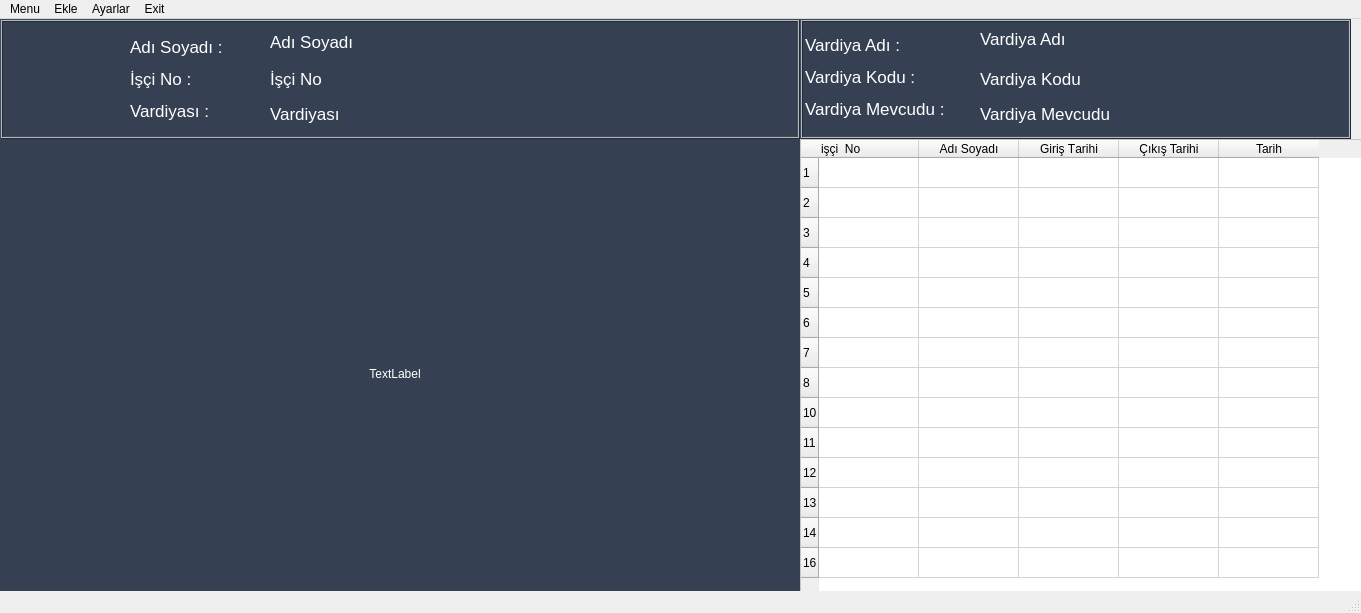
<?xml version="1.0" encoding="UTF-8"?>
<ui version="4.0">
 <class>MainWindow</class>
 <widget class="QMainWindow" name="MainWindow">
  <property name="windowModality">
   <enum>Qt::NonModal</enum>
  </property>
  <property name="geometry">
   <rect>
    <x>0</x>
    <y>0</y>
    <width>1361</width>
    <height>613</height>
   </rect>
  </property>
  <property name="contextMenuPolicy">
   <enum>Qt::DefaultContextMenu</enum>
  </property>
  <property name="windowTitle">
   <string>MainWindow</string>
  </property>
  <property name="styleSheet">
   <string notr="true"/>
  </property>
  <widget class="QWidget" name="Window">
   <property name="styleSheet">
    <string notr="true">
QLabel{color:white;}
QTableWidget{background:white;}
QTableWidget::item {
    background-color: white;
	color:black;
}</string>
   </property>
   <widget class="QLabel" name="kamera_ekrani">
    <property name="geometry">
     <rect>
      <x>-10</x>
      <y>120</y>
      <width>810</width>
      <height>470</height>
     </rect>
    </property>
    <property name="minimumSize">
     <size>
      <width>800</width>
      <height>470</height>
     </size>
    </property>
    <property name="maximumSize">
     <size>
      <width>810</width>
      <height>470</height>
     </size>
    </property>
    <property name="font">
     <font>
      <strikeout>false</strikeout>
     </font>
    </property>
    <property name="contextMenuPolicy">
     <enum>Qt::DefaultContextMenu</enum>
    </property>
    <property name="layoutDirection">
     <enum>Qt::LeftToRight</enum>
    </property>
    <property name="styleSheet">
     <string notr="true">background: #354152;</string>
    </property>
    <property name="text">
     <string>TextLabel</string>
    </property>
    <property name="alignment">
     <set>Qt::AlignCenter</set>
    </property>
   </widget>
   <widget class="QTableWidget" name="vardiya_listesi">
    <property name="geometry">
     <rect>
      <x>800</x>
      <y>120</y>
      <width>571</width>
      <height>471</height>
     </rect>
    </property>
    <property name="whatsThis">
     <string>&lt;html&gt;&lt;head/&gt;&lt;body&gt;&lt;p&gt;Öğrencilerin Bulunduğu Liste&lt;/p&gt;&lt;/body&gt;&lt;/html&gt;</string>
    </property>
    <property name="styleSheet">
     <string notr="true"/>
    </property>
    <property name="editTriggers">
     <set>QAbstractItemView::SelectedClicked</set>
    </property>
    <row>
     <property name="text">
      <string>1</string>
     </property>
    </row>
    <row>
     <property name="text">
      <string>2</string>
     </property>
    </row>
    <row>
     <property name="text">
      <string>3</string>
     </property>
    </row>
    <row>
     <property name="text">
      <string>4</string>
     </property>
    </row>
    <row>
     <property name="text">
      <string>5</string>
     </property>
    </row>
    <row>
     <property name="text">
      <string>6</string>
     </property>
    </row>
    <row>
     <property name="text">
      <string>7</string>
     </property>
    </row>
    <row>
     <property name="text">
      <string>8</string>
     </property>
    </row>
    <row>
     <property name="text">
      <string>10</string>
     </property>
    </row>
    <row>
     <property name="text">
      <string>11</string>
     </property>
    </row>
    <row>
     <property name="text">
      <string>12</string>
     </property>
    </row>
    <row>
     <property name="text">
      <string>13</string>
     </property>
    </row>
    <row>
     <property name="text">
      <string>14</string>
     </property>
    </row>
    <row>
     <property name="text">
      <string>16</string>
     </property>
    </row>
    <column>
     <property name="text">
      <string>işçi  No</string>
     </property>
     <property name="font">
      <font>
       <kerning>false</kerning>
      </font>
     </property>
     <property name="textAlignment">
      <set>AlignLeading|AlignVCenter</set>
     </property>
    </column>
    <column>
     <property name="text">
      <string>Adı Soyadı</string>
     </property>
    </column>
    <column>
     <property name="text">
      <string>Giriş Tarihi</string>
     </property>
     <property name="font">
      <font>
       <stylestrategy>PreferDefault</stylestrategy>
       <kerning>false</kerning>
      </font>
     </property>
     <property name="foreground">
      <brush brushstyle="SolidPattern">
       <color alpha="255">
        <red>0</red>
        <green>0</green>
        <blue>0</blue>
       </color>
      </brush>
     </property>
    </column>
    <column>
     <property name="text">
      <string>Çıkış Tarihi</string>
     </property>
    </column>
    <column>
     <property name="text">
      <string>Tarih</string>
     </property>
    </column>
   </widget>
   <widget class="QFrame" name="isi_info">
    <property name="enabled">
     <bool>true</bool>
    </property>
    <property name="geometry">
     <rect>
      <x>0</x>
      <y>0</y>
      <width>800</width>
      <height>120</height>
     </rect>
    </property>
    <property name="sizePolicy">
     <sizepolicy hsizetype="MinimumExpanding" vsizetype="Maximum">
      <horstretch>0</horstretch>
      <verstretch>0</verstretch>
     </sizepolicy>
    </property>
    <property name="minimumSize">
     <size>
      <width>800</width>
      <height>80</height>
     </size>
    </property>
    <property name="styleSheet">
     <string notr="true">background: #354152;</string>
    </property>
    <property name="frameShape">
     <enum>QFrame::Box</enum>
    </property>
    <property name="frameShadow">
     <enum>QFrame::Raised</enum>
    </property>
    <property name="lineWidth">
     <number>1</number>
    </property>
    <property name="midLineWidth">
     <number>1</number>
    </property>
    <widget class="QLabel" name="labelGirisCikis_3">
     <property name="geometry">
      <rect>
       <x>130</x>
       <y>5</y>
       <width>131</width>
       <height>111</height>
      </rect>
     </property>
     <property name="font">
      <font>
       <pointsize>13</pointsize>
      </font>
     </property>
     <property name="styleSheet">
      <string notr="true">background-color: rgba(0,0,0,0%)</string>
     </property>
     <property name="text">
      <string>&lt;html&gt;&lt;head/&gt;&lt;body&gt;&lt;p&gt;Adı Soyadı :&lt;/p&gt;&lt;p&gt;İşçi No :&lt;/p&gt;&lt;p&gt;Vardiyası :&lt;/p&gt;&lt;/body&gt;&lt;/html&gt;</string>
     </property>
    </widget>
    <widget class="QLabel" name="label_adiSoyadi">
     <property name="geometry">
      <rect>
       <x>270</x>
       <y>8</y>
       <width>211</width>
       <height>30</height>
      </rect>
     </property>
     <property name="font">
      <font>
       <pointsize>13</pointsize>
      </font>
     </property>
     <property name="text">
      <string>Adı Soyadı</string>
     </property>
    </widget>
    <widget class="QLabel" name="label_isciNo">
     <property name="geometry">
      <rect>
       <x>270</x>
       <y>45</y>
       <width>181</width>
       <height>30</height>
      </rect>
     </property>
     <property name="font">
      <font>
       <pointsize>13</pointsize>
      </font>
     </property>
     <property name="text">
      <string>İşçi No</string>
     </property>
    </widget>
    <widget class="QLabel" name="label_girilenVardya">
     <property name="geometry">
      <rect>
       <x>270</x>
       <y>80</y>
       <width>191</width>
       <height>30</height>
      </rect>
     </property>
     <property name="font">
      <font>
       <pointsize>13</pointsize>
      </font>
     </property>
     <property name="text">
      <string>Vardiyası</string>
     </property>
    </widget>
    <widget class="QLabel" name="profile_picture">
     <property name="geometry">
      <rect>
       <x>10</x>
       <y>10</y>
       <width>100</width>
       <height>100</height>
      </rect>
     </property>
     <property name="styleSheet">
      <string notr="true">background:transparent;</string>
     </property>
     <property name="text">
      <string/>
     </property>
     <property name="pixmap">
      <pixmap>personReal.png</pixmap>
     </property>
     <property name="scaledContents">
      <bool>true</bool>
     </property>
    </widget>
   </widget>
   <widget class="QFrame" name="ders_info">
    <property name="geometry">
     <rect>
      <x>800</x>
      <y>0</y>
      <width>551</width>
      <height>120</height>
     </rect>
    </property>
    <property name="styleSheet">
     <string notr="true">background: #354152;</string>
    </property>
    <property name="frameShape">
     <enum>QFrame::Box</enum>
    </property>
    <property name="frameShadow">
     <enum>QFrame::Raised</enum>
    </property>
    <property name="midLineWidth">
     <number>1</number>
    </property>
    <widget class="QLabel" name="labelGirisCikis_4">
     <property name="geometry">
      <rect>
       <x>5</x>
       <y>3</y>
       <width>161</width>
       <height>111</height>
      </rect>
     </property>
     <property name="font">
      <font>
       <pointsize>13</pointsize>
      </font>
     </property>
     <property name="styleSheet">
      <string notr="true">background-color: rgba(0,0,0,0%)</string>
     </property>
     <property name="text">
      <string>&lt;html&gt;&lt;head/&gt;&lt;body&gt;&lt;p&gt;Vardiya Adı :&lt;/p&gt;&lt;p&gt;Vardiya Kodu :&lt;/p&gt;&lt;p&gt;Vardiya Mevcudu :&lt;/p&gt;&lt;/body&gt;&lt;/html&gt;</string>
     </property>
    </widget>
    <widget class="QLabel" name="label_vardiyaKodu">
     <property name="geometry">
      <rect>
       <x>180</x>
       <y>45</y>
       <width>231</width>
       <height>30</height>
      </rect>
     </property>
     <property name="font">
      <font>
       <pointsize>13</pointsize>
      </font>
     </property>
     <property name="text">
      <string>Vardiya Kodu</string>
     </property>
    </widget>
    <widget class="QLabel" name="label_vardiyaMevcudu">
     <property name="geometry">
      <rect>
       <x>180</x>
       <y>80</y>
       <width>231</width>
       <height>30</height>
      </rect>
     </property>
     <property name="font">
      <font>
       <pointsize>13</pointsize>
      </font>
     </property>
     <property name="text">
      <string>Vardiya Mevcudu</string>
     </property>
    </widget>
    <widget class="QLabel" name="label_vardiyaAdi">
     <property name="geometry">
      <rect>
       <x>180</x>
       <y>5</y>
       <width>231</width>
       <height>30</height>
      </rect>
     </property>
     <property name="font">
      <font>
       <pointsize>13</pointsize>
      </font>
     </property>
     <property name="text">
      <string>Vardiya Adı</string>
     </property>
    </widget>
   </widget>
  </widget>
  <widget class="QMenuBar" name="menubar">
   <property name="geometry">
    <rect>
     <x>0</x>
     <y>0</y>
     <width>1361</width>
     <height>21</height>
    </rect>
   </property>
   <widget class="QMenu" name="menuMenu">
    <property name="title">
     <string>Menu</string>
    </property>
    <addaction name="actionStartCam"/>
    <addaction name="actionStopCam"/>
    <addaction name="actionGirisiBitir"/>
   </widget>
   <widget class="QMenu" name="menuEkle">
    <property name="title">
     <string>Ekle</string>
    </property>
    <addaction name="IsciEkle"/>
    <addaction name="VardiyasorumlusuEkle"/>
    <addaction name="DersEkle"/>
   </widget>
   <widget class="QMenu" name="menuAyarlar">
    <property name="title">
     <string>Ayarlar</string>
    </property>
    <addaction name="action"/>
    <addaction name="action_IsciListesi"/>
    <addaction name="action_OgrenciAra"/>
   </widget>
   <widget class="QMenu" name="menuExit">
    <property name="title">
     <string>Exit</string>
    </property>
    <addaction name="actionExit"/>
    <addaction name="separator"/>
   </widget>
   <addaction name="menuMenu"/>
   <addaction name="menuEkle"/>
   <addaction name="menuAyarlar"/>
   <addaction name="menuExit"/>
  </widget>
  <widget class="QStatusBar" name="statusbar"/>
  <action name="actionStartCam">
   <property name="text">
    <string>Start Camera</string>
   </property>
  </action>
  <action name="actionStopCam">
   <property name="text">
    <string>Stop Camera</string>
   </property>
  </action>
  <action name="IsciEkle">
   <property name="text">
    <string>Öğrenci Ekle</string>
   </property>
  </action>
  <action name="VardiyasorumlusuEkle">
   <property name="text">
    <string>Öğretmen Ekle</string>
   </property>
  </action>
  <action name="action">
   <property name="text">
    <string>Modelleri Yükle</string>
   </property>
  </action>
  <action name="action6">
   <property name="text">
    <string>deneme6</string>
   </property>
  </action>
  <action name="actionExit">
   <property name="text">
    <string>Exit</string>
   </property>
  </action>
  <action name="DersEkle">
   <property name="text">
    <string>Ders Ekle</string>
   </property>
  </action>
  <action name="action_IsciListesi">
   <property name="text">
    <string>Öğrenci Listesi</string>
   </property>
  </action>
  <action name="action_OgrenciAra">
   <property name="text">
    <string>Öğrenci Ara</string>
   </property>
  </action>
  <action name="actionGirisiBitir">
   <property name="text">
    <string>Yoklamayı Bitir</string>
   </property>
  </action>
 </widget>
 <resources/>
 <connections/>
</ui>
